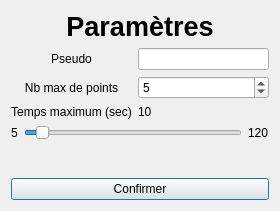
<?xml version="1.0" encoding="UTF-8"?>
<ui version="4.0">
 <class>DialogParametres</class>
 <widget class="QDialog" name="DialogParametres">
  <property name="geometry">
   <rect>
    <x>0</x>
    <y>0</y>
    <width>280</width>
    <height>211</height>
   </rect>
  </property>
  <property name="minimumSize">
   <size>
    <width>280</width>
    <height>211</height>
   </size>
  </property>
  <property name="maximumSize">
   <size>
    <width>280</width>
    <height>211</height>
   </size>
  </property>
  <property name="windowTitle">
   <string>Dialog</string>
  </property>
  <layout class="QVBoxLayout" name="verticalLayout">
   <item>
    <widget class="QLabel" name="labelTitre">
     <property name="font">
      <font>
       <pointsize>20</pointsize>
       <weight>75</weight>
       <bold>true</bold>
      </font>
     </property>
     <property name="text">
      <string>Paramètres</string>
     </property>
     <property name="alignment">
      <set>Qt::AlignCenter</set>
     </property>
    </widget>
   </item>
   <item>
    <layout class="QGridLayout" name="gridLayout">
     <item row="1" column="0">
      <widget class="QLabel" name="labelPtsMax">
       <property name="text">
        <string>Nb max de points</string>
       </property>
       <property name="alignment">
        <set>Qt::AlignCenter</set>
       </property>
      </widget>
     </item>
     <item row="1" column="1">
      <widget class="QSpinBox" name="inputPtsMax">
       <property name="minimum">
        <number>1</number>
       </property>
       <property name="maximum">
        <number>50</number>
       </property>
       <property name="value">
        <number>5</number>
       </property>
      </widget>
     </item>
     <item row="2" column="0">
      <widget class="QLabel" name="labelTitreTemps">
       <property name="text">
        <string>Temps maximum (sec)</string>
       </property>
       <property name="alignment">
        <set>Qt::AlignCenter</set>
       </property>
      </widget>
     </item>
     <item row="0" column="1">
      <widget class="QLineEdit" name="inputPseudo"/>
     </item>
     <item row="0" column="0">
      <widget class="QLabel" name="labelPseudo">
       <property name="text">
        <string>Pseudo</string>
       </property>
       <property name="alignment">
        <set>Qt::AlignCenter</set>
       </property>
      </widget>
     </item>
     <item row="2" column="1">
      <widget class="QLabel" name="labelTempsMax">
       <property name="text">
        <string>10</string>
       </property>
      </widget>
     </item>
    </layout>
   </item>
   <item>
    <layout class="QHBoxLayout" name="horizontalLayout">
     <item>
      <widget class="QLabel" name="label">
       <property name="text">
        <string>5</string>
       </property>
      </widget>
     </item>
     <item>
      <widget class="QSlider" name="slider">
       <property name="minimum">
        <number>5</number>
       </property>
       <property name="singleStep">
        <number>5</number>
       </property>
       <property name="value">
        <number>10</number>
       </property>
       <property name="orientation">
        <enum>Qt::Horizontal</enum>
       </property>
       <property name="tickInterval">
        <number>0</number>
       </property>
      </widget>
     </item>
     <item>
      <widget class="QLabel" name="label_2">
       <property name="text">
        <string>120</string>
       </property>
      </widget>
     </item>
    </layout>
   </item>
   <item>
    <spacer name="verticalSpacer">
     <property name="orientation">
      <enum>Qt::Vertical</enum>
     </property>
     <property name="sizeHint" stdset="0">
      <size>
       <width>20</width>
       <height>40</height>
      </size>
     </property>
    </spacer>
   </item>
   <item>
    <widget class="QPushButton" name="bConfirmer">
     <property name="text">
      <string>Confirmer</string>
     </property>
    </widget>
   </item>
  </layout>
 </widget>
 <resources/>
 <connections/>
</ui>
